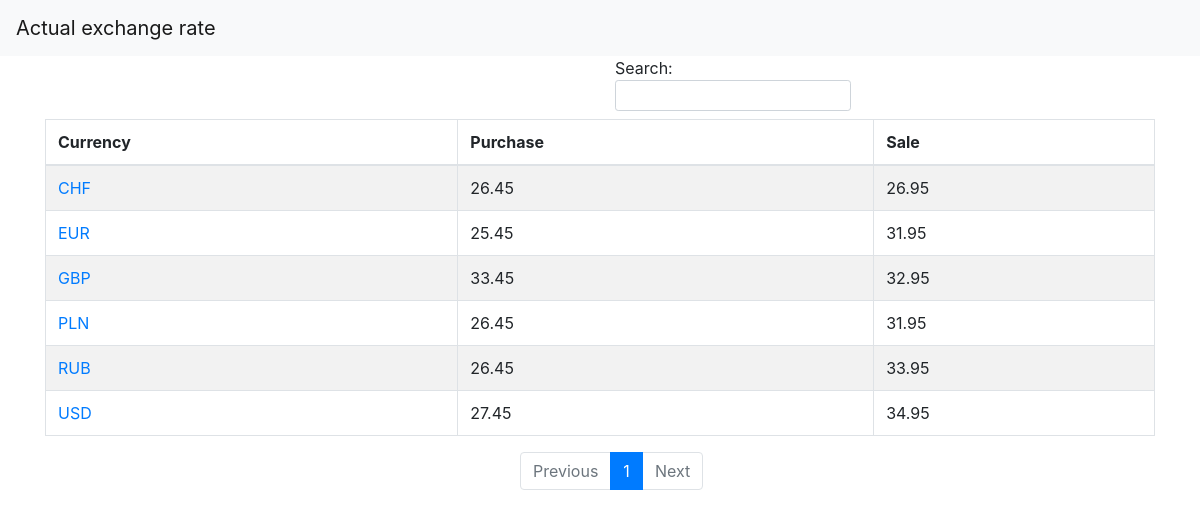
The page / on the database its author committed.
### currencylist/models.py (models this page shows, shortened)
class ExchangeRate(models.Model):
    purchase = models.FloatField(validators=[MinValueValidator(0), ])
    sale = models.FloatField(validators=[MinValueValidator(0), ])
    currency = models.ForeignKey(CurrencyDictionary, on_delete=models.CASCADE)
    start_date = models.DateField(default=datetime.date.today, blank=True)
    end_date = models.DateField(default=None, blank=True, null=True)

class CurrencyDictionary(models.Model):
    full_name = models.CharField(max_length=80)
    code = models.CharField(max_length=10)

### currencylist/views.py (the view)
# urls.py: path('', views.ActualExchangeRate.as_view(), name='index'),
class ActualExchangeRate(ListView):
    template_name = 'currency_list.html'
    context_object_name = 'exchange_rate_model'
    queryset = ExchangeRate.objects.filter(start_date__lte=datetime.date.today(), end_date__gte=datetime.date.today())
    def get_context_data(self, **kwargs):
        context = super(ActualExchangeRate, self).get_context_data(**kwargs)
        context['page_title'] = 'Actual exchange rate'
        return context

### currencylist/templates/currency_list.html
{% extends "index.html" %}
{% block content %}
<div class="container">
         <table id="example" class="table table-striped table-bordered" style="width:100%">
            <thead>
               <tr>
                  <th>Currency</th>
                  <th>Purchase </th>
                  <th>Sale</th>
               </tr>
            </thead>
            <tbody>
               {% for item in exchange_rate_model %}
               <tr>
                  <td><a href="/currencylist/{{item.currency.code}}" >{{ item.currency.code }}</a></td>
                  <td>{{ item.purchase }}</td>
                  <td>{{ item.sale }}</td>
               </tr>
               {% endfor %}
            </tbody>
         </table>
      </div>
{% endblock %}

### currencylist/templates/index.html (shortened to what this page needs)
{% load static %}
<html lang="en">
   <head>
      <link rel="stylesheet" href="https://stackpath.bootstrapcdn.com/bootstrap/4.4.1/css/bootstrap.min.css">
      <link rel="stylesheet" type="text/css" href="{% static 'css/style.css' %}"/>
   </head>
   <body>
      <nav class="navbar navbar-light bg-light">
         <a class="navbar-brand" href="#">
            {{page_title}}
         </a>
      </nav>
      {% block content %}
      {% endblock %}

### rows shown on the page
ExchangeRate: currency.code "USD", purchase "27.45", sale "34.95"
ExchangeRate: currency.code "GBP", purchase "33.45", sale "32.95"
ExchangeRate: currency.code "RUB", purchase "26.45", sale "33.95"
ExchangeRate: currency.code "EUR", purchase "25.45", sale "31.95"
ExchangeRate: currency.code "PLN", purchase "26.45", sale "31.95"
ExchangeRate: currency.code "CHF", purchase "26.45", sale "26.95"

### other values the page prints
{{ page_title }} "Actual exchange rate"
